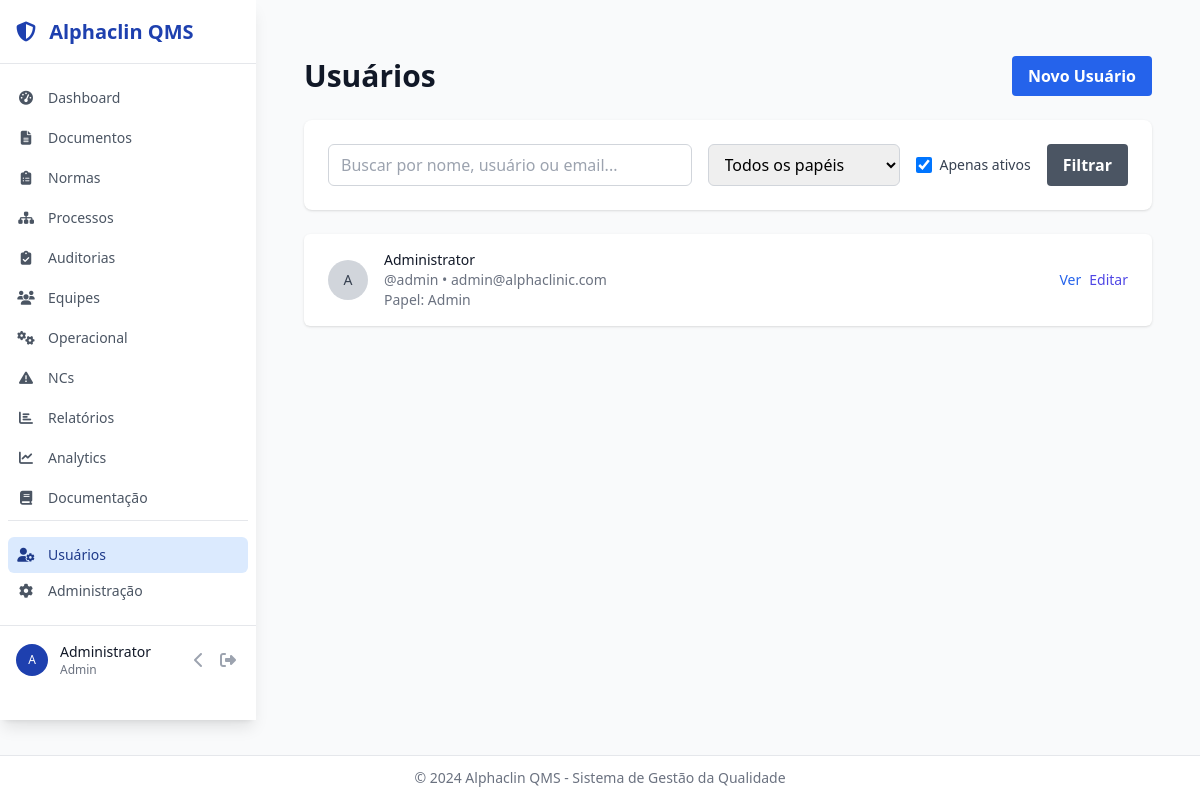
Page /users/ (signed in) on the committed database.
### models.py (models this page shows)
class User(UserMixin, db.Model):
    __tablename__ = 'users'
    id = db.Column(db.Integer, primary_key=True)
    username = db.Column(db.String(80), unique=True, nullable=False)
    email = db.Column(db.String(120), unique=True, nullable=False)
    password_hash = db.Column(db.String(255), nullable=False)
    full_name = db.Column(db.String(255), nullable=False)
    role = db.Column(db.Enum(UserRole), default=UserRole.USER, nullable=False)
    is_active = db.Column(db.Boolean, default=True, nullable=False)
    created_at = db.Column(db.DateTime, default=datetime.utcnow)
    last_login = db.Column(db.DateTime)
    __table_args__ = (
        db.Index('idx_users_role', 'role'),
        db.Index('idx_users_active', 'is_active'),
        db.Index('idx_users_last_login', 'last_login'),
        db.Index('idx_users_email', 'email'),
    )
    created_documents = db.relationship('Document', foreign_keys='Document.created_by_id', backref='creator', lazy='dynamic')
    assigned_audits = db.relationship('Audit', foreign_keys='Audit.assigned_auditor_id', backref='assigned_auditor', lazy='dynamic')

### blueprints/users.py (the view)
@users_bp.route('/')
@login_required
def index():
    if current_user.role.value not in ['admin', 'manager']:
        flash('Sem permissão para visualizar usuários.', 'error')
        return redirect(url_for('main.dashboard'))
    search = request.args.get('search')
    role_filter = request.args.get('role')
    active_only = request.args.get('active', 'true') == 'true'
    query = User.query
    if active_only:
        query = query.filter_by(is_active=True)
    if search:
        query = query.filter(
            (User.username.contains(search)) |
            (User.email.contains(search)) |
            (User.full_name.contains(search))
        )
    if role_filter:
        query = query.filter_by(role=UserRole(role_filter))
    page = request.args.get('page', 1, type=int)
    per_page = 10  # Items per page
    users_pagination = query.order_by(User.full_name).paginate(page=page, per_page=per_page, error_out=False)
    return render_template('users/index.html', users_pagination=users_pagination, UserRole=UserRole)

### templates/users/index.html (shortened to what this page needs)
{% extends "base.html" %}
{% block content %}
<div class="container mx-auto px-4 py-8">
    <div class="flex justify-between items-center mb-6">
        <h1 class="text-3xl font-bold text-gray-900">Usuários</h1>
        <a href="{{ url_for('users.create') }}" class="bg-blue-600 hover:bg-blue-700 text-white font-bold py-2 px-4 rounded">
            Novo Usuário
        </a>
    </div>
    <div class="bg-white shadow rounded-lg p-6 mb-6">
        <form method="GET" class="flex flex-wrap gap-4">
            <div class="flex-1 min-w-64">
                <input type="text" name="search" value="{{ request.args.get('search', '') }}"
                       placeholder="Buscar por nome, usuário ou email..."
                       class="w-full px-3 py-2 border border-gray-300 rounded-md focus:outline-none focus:ring-2 focus:ring-blue-500">
            </div>
            <div class="min-w-48">
                <select name="role" class="w-full px-3 py-2 border border-gray-300 rounded-md focus:outline-none focus:ring-2 focus:ring-blue-500">
                    <option value="">Todos os papéis</option>
                </select>
            </div>
            <div class="flex items-center">
                <input type="checkbox" name="active" value="true" id="active_only"
                       {% if request.args.get('active', 'true') == 'true' %}checked{% endif %}
                       class="h-4 w-4 text-blue-600 focus:ring-blue-500 border-gray-300 rounded">
                <label for="active_only" class="ml-2 text-sm text-gray-700">Apenas ativos</label>
            </div>
            <button type="submit" class="bg-gray-600 hover:bg-gray-700 text-white font-bold py-2 px-4 rounded">
                Filtrar
            </button>
        </form>
    </div>
    <div class="bg-white shadow overflow-hidden sm:rounded-md">
        <ul class="divide-y divide-gray-200">
            {% for user in users_pagination.items %}
            <li>
                <div class="px-4 py-4 sm:px-6">
                    <div class="flex items-center justify-between">
                        <div class="flex items-center">
                            <div class="flex-shrink-0 h-10 w-10">
                                <div class="h-10 w-10 rounded-full bg-gray-300 flex items-center justify-center">
                                    <span class="text-sm font-medium text-gray-700">{{ user.full_name[0].upper() }}</span>
                                </div>
                            </div>
                            <div class="ml-4">
                                <div class="flex items-center">
                                    <h3 class="text-sm font-medium text-gray-900">{{ user.full_name }}</h3>
                                </div>
                                <p class="text-sm text-gray-500">@{{ user.username }} • {{ user.email }}</p>
                                <p class="text-sm text-gray-500">
                                    Papel: <span class="capitalize">{{ user.role.value }}</span>
                                </p>
                            </div>
                        </div>
                        <div class="flex items-center space-x-2">
                            <a href="{{ url_for('users.view', id=user.id) }}"
                               class="text-blue-600 hover:text-blue-900 text-sm font-medium">
                                Ver
                            </a>
                            <a href="{{ url_for('users.edit', id=user.id) }}"
                               class="text-indigo-600 hover:text-indigo-900 text-sm font-medium">
                                Editar
                            </a>
                        </div>
                    </div>
                </div>
            </li>
            {% endfor %}
        </ul>
    </div>
</div>
{% endblock %}

### templates/base.html (shortened to what this page needs)
<!DOCTYPE html>
<html lang="pt-BR">
<head>
    <script src="https://cdn.tailwindcss.com"></script>
    <link rel="stylesheet" href="https://cdnjs.cloudflare.com/ajax/libs/font-awesome/6.4.0/css/all.min.css">
</head>
<body class="bg-gray-50 min-h-screen flex flex-col">
    {% if current_user.is_authenticated and not request.endpoint.startswith('auth.') %}
    <div id="sidebar" class="fixed left-0 top-0 w-64 bg-white shadow-lg transform transition-all duration-300 ease-in-out z-50 -translate-x-full lg:translate-x-0 flex flex-col overflow-y-auto" style="height: calc(100vh - 80px);">
        <div class="flex flex-col h-full">
            <div class="flex items-center justify-between h-16 px-4 border-b border-gray-200">
                <span id="logo-text" class="text-xl font-bold text-alphaclin-blue">
                    <i class="fas fa-shield-alt mr-2"></i>
                    Alphaclin QMS
                </span>
            </div>
            <nav class="px-2 py-4 space-y-1 overflow-y-auto">
                <a href="{{ url_for('main.dashboard') }}" title="Dashboard"
                    class="sidebar-link {% if request.endpoint == 'main.dashboard' %}bg-alphaclin-light text-alphaclin-dark{% else %}text-gray-600 hover:bg-gray-50 hover:text-gray-900{% endif %} group flex items-center px-2 py-2 text-sm font-medium rounded-md transition-colors">
                    <i class="fas fa-tachometer-alt sidebar-icon"></i>
                    <span class="sidebar-text ml-3">Dashboard</span>
                </a>
                <a href="{{ url_for('documents.index') }}" title="Documentos"
                    class="sidebar-link {% if request.blueprint == 'documents' %}bg-alphaclin-light text-alphaclin-dark{% else %}text-gray-600 hover:bg-gray-50 hover:text-gray-900{% endif %} group flex items-center px-2 py-2 text-sm font-medium rounded-md transition-colors">
                    <i class="fas fa-file-alt sidebar-icon"></i>
                    <span class="sidebar-text ml-3">Documentos</span>
                </a>
                <a href="{{ url_for('norms.index') }}" title="Normas"
                    class="sidebar-link {% if request.blueprint == 'norms' %}bg-alphaclin-light text-alphaclin-dark{% else %}text-gray-600 hover:bg-gray-50 hover:text-gray-900{% endif %} group flex items-center px-2 py-2 text-sm font-medium rounded-md transition-colors">
                    <i class="fas fa-clipboard-list sidebar-icon"></i>
                    <span class="sidebar-text ml-3">Normas</span>
                </a>
                <a href="{{ url_for('processes.index') }}" title="Processos"
                    class="sidebar-link {% if request.blueprint == 'processes' %}bg-alphaclin-light text-alphaclin-dark{% else %}text-gray-600 hover:bg-gray-50 hover:text-gray-900{% endif %} group flex items-center px-2 py-2 text-sm font-medium rounded-md transition-colors">
                    <i class="fas fa-sitemap sidebar-icon"></i>
                    <span class="sidebar-text ml-3">Processos</span>
                </a>
                <a href="{{ url_for('audits.index') }}" title="Auditorias"
                    class="sidebar-link {% if request.blueprint == 'audits' %}bg-alphaclin-light text-alphaclin-dark{% else %}text-gray-600 hover:bg-gray-50 hover:text-gray-900{% endif %} group flex items-center px-2 py-2 text-sm font-medium rounded-md transition-colors">
                    <i class="fas fa-clipboard-check sidebar-icon"></i>
                    <span class="sidebar-text ml-3">Auditorias</span>
                </a>
                <a href="{{ url_for('teams.index') }}" title="Equipes"
                    class="sidebar-link {% if request.blueprint == 'teams' %}bg-alphaclin-light text-alphaclin-dark{% else %}text-gray-600 hover:bg-gray-50 hover:text-gray-900{% endif %} group flex items-center px-2 py-2 text-sm font-medium rounded-md transition-colors">
                    <i class="fas fa-users sidebar-icon"></i>
                    <span class="sidebar-text ml-3">Equipes</span>
                </a>
                <a href="{{ url_for('operational.dashboard') }}" title="Painel Operacional"
                    class="sidebar-link {% if request.blueprint == 'operational' %}bg-alphaclin-light text-alphaclin-dark{% else %}text-gray-600 hover:bg-gray-50 hover:text-gray-900{% endif %} group flex items-center px-2 py-2 text-sm font-medium rounded-md transition-colors">
                    <i class="fas fa-cogs sidebar-icon"></i>
                    <span class="sidebar-text ml-3">Operacional</span>
                </a>
                <a href="{{ url_for('nonconformities.index') }}" title="Não Conformidades"
                    class="sidebar-link {% if request.blueprint == 'nonconformities' %}bg-alphaclin-light text-alphaclin-dark{% else %}text-gray-600 hover:bg-gray-50 hover:text-gray-900{% endif %} group flex items-center px-2 py-2 text-sm font-medium rounded-md transition-colors">
                    <i class="fas fa-exclamation-triangle sidebar-icon"></i>
                    <span class="sidebar-text ml-3">NCs</span>
                </a>
                <a href="{{ url_for('reports.index') }}" title="Relatórios"
                    class="sidebar-link {% if request.blueprint == 'reports' %}bg-alphaclin-light text-alphaclin-dark{% else %}text-gray-600 hover:bg-gray-50 hover:text-gray-900{% endif %} group flex items-center px-2 py-2 text-sm font-medium rounded-md transition-colors">
                    <i class="fas fa-chart-bar sidebar-icon"></i>
                    <span class="sidebar-text ml-3">Relatórios</span>
                </a>
                <a href="{{ url_for('analytics.analytics_dashboard') }}" title="Analytics & BI"
                    class="sidebar-link {% if request.blueprint == 'analytics' %}bg-alphaclin-light text-alphaclin-dark{% else %}text-gray-600 hover:bg-gray-50 hover:text-gray-900{% endif %} group flex items-center px-2 py-2 text-sm font-medium rounded-md transition-colors">
                    <i class="fas fa-chart-line sidebar-icon"></i>
                    <span class="sidebar-text ml-3">Analytics</span>
                </a>
                <a href="{{ url_for('docs.docs_index') }}" title="Documentação"
                    class="sidebar-link {% if request.blueprint == 'docs' %}bg-alphaclin-light text-alphaclin-dark{% else %}text-gray-600 hover:bg-gray-50 hover:text-gray-900{% endif %} group flex items-center px-2 py-2 text-sm font-medium rounded-md transition-colors">
                    <i class="fas fa-book sidebar-icon"></i>
                    <span class="sidebar-text ml-3">Documentação</span>
                </a>
                {% if current_user.is_authenticated and current_user.role.value == 'admin' %}
                <div class="pt-4 border-t border-gray-200">
                    <a href="{{ url_for('users.index') }}" title="Usuários"
                        class="sidebar-link {% if request.blueprint == 'users' %}bg-alphaclin-light text-alphaclin-dark{% else %}text-gray-600 hover:bg-gray-50 hover:text-gray-900{% endif %} group flex items-center px-2 py-2 text-sm font-medium rounded-md transition-colors">
                        <i class="fas fa-user-cog sidebar-icon"></i>
                        <span class="sidebar-text ml-3">Usuários</span>
                    </a>
                    <a href="{{ url_for('admin.permissions_dashboard') }}" title="Administração"
                        class="sidebar-link {% if request.blueprint == 'admin' %}bg-alphaclin-light text-alphaclin-dark{% else %}text-gray-600 hover:bg-gray-50 hover:text-gray-900{% endif %} group flex items-center px-2 py-2 text-sm font-medium rounded-md transition-colors">
                        <i class="fas fa-cog sidebar-icon"></i>
                        <span class="sidebar-text ml-3">Administração</span>
                    </a>
                </div>
                {% endif %}
            </nav>
            {% endif %}
            {% if current_user.is_authenticated %}
            <div class="border-t border-gray-200 p-4">
                <div class="flex items-center justify-between">
                    <div class="flex items-center min-w-0 flex-1">
                        <div class="flex-shrink-0">
                            <div class="h-8 w-8 rounded-full bg-alphaclin-blue flex items-center justify-center">
                                <span class="text-xs font-medium text-white">{{ current_user.full_name.split()[0][0] }}{% if current_user.full_name.split()|length > 1 %}{{ current_user.full_name.split()[1][0] }}{% endif %}</span>
                            </div>
                        </div>
                        <div class="ml-3 min-w-0 flex-1 hidden lg:block">
                            <p class="text-sm font-medium text-gray-900 truncate">{{ current_user.full_name }}</p>
                            <p class="text-xs text-gray-500 capitalize">{{ current_user.role.value }}</p>
                        </div>
                    </div>
                    <div class="flex items-center space-x-2">
                        <button id="collapse-toggle" class="hidden lg:block p-1 rounded-md text-gray-400 hover:text-gray-600 focus:outline-none focus:ring-2 focus:ring-alphaclin-blue">
                            <i id="collapse-icon" class="fas fa-chevron-left"></i>
                        </button>
                        <a href="{{ url_for('auth.logout') }}" class="p-1 rounded-md text-gray-400 hover:text-gray-600 focus:outline-none focus:ring-2 focus:ring-alphaclin-blue" title="Sair">
                            <i class="fas fa-sign-out-alt"></i>
                        </a>
                    </div>
                </div>
            </div>
            {% endif %}
        </div>
    </div>
    <main id="main-content" class="{% if current_user.is_authenticated and not request.endpoint.startswith('auth.') %}lg:ml-64{% endif %} flex flex-col transition-all duration-300 ease-in-out overflow-auto pb-16">
        <div class="flex-1 px-4 py-6 lg:px-8">
        {% block content %}{% endblock %}
        </div>
    </main>
    {% if current_user.is_authenticated and not request.endpoint.startswith('auth.') %}
    <footer class="fixed bottom-0 left-0 right-0 bg-white border-t border-gray-200 py-3 z-40">
        <div class="px-4 lg:px-8">
            <div class="text-center text-sm text-gray-500">
                © 2024 Alphaclin QMS - Sistema de Gestão da Qualidade
            </div>
        </div>
    </footer>
    {% endif %}
</body>
</html>

### rows in the picture
User: full_name "A", full_name "Administrator", role.value "Admin", username "admin", email "admin@alphaclinic.com"
